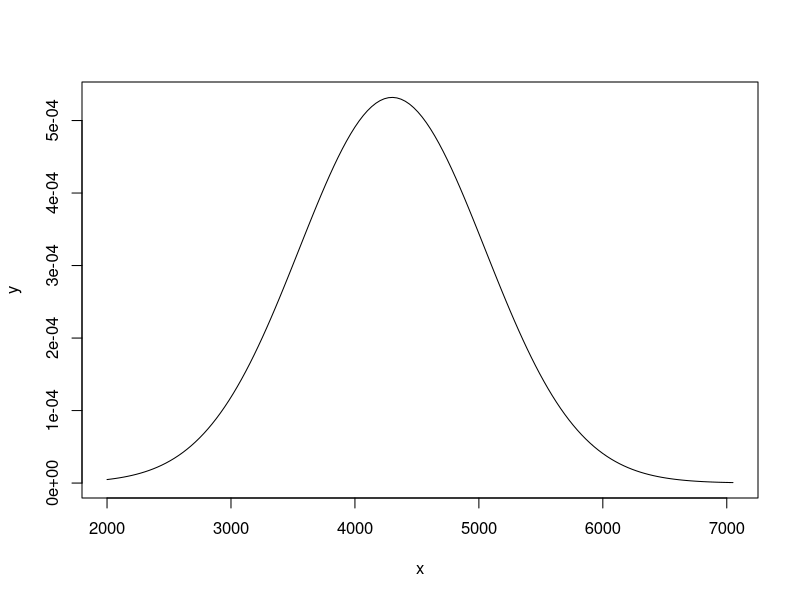
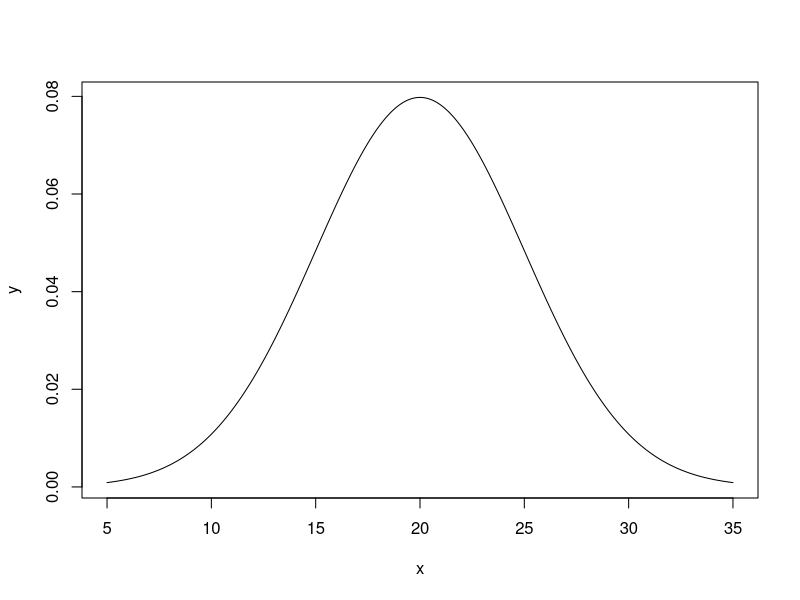

Generate these figures, in order, with R:
#Ex.7
#Normal Distribution
mean = 527
sd = 112
1 - pnorm(400 , mean , sd)
1 - pnorm(-0.24 , 0 , 1)

qnorm(0.95 , mean , sd)
qnorm(0.95 , 0 , 1)

z = 1.644854
x = z*sd + mean
x





#Problem 2
mean = 4300
sd=750

#(i) P(2500< X < 4200) = P(X<4200) - P(X<2500)
Prob_Btn_2500_4200 = pnorm(4200,mean,sd) - pnorm(2500,mean,sd)
Prob_Btn_2500_4200

#(ii) P(X>=3500) = 1 - P(X<3500)
#N.D.
Prob_atleast_3500 = 1 - pnorm(3500,mean,sd)
Prob_atleast_3500

#(iii) x-value for 38%
#N.D.
x_value = qnorm(0.38,mean,sd)
x_value

#(iv) P(X <= 3500) = P(X < 3500)
#N.D.
P_atmost_3500 = pnorm(3500,mean,sd)
P_atmost_3500

#(v) Graph 2000 to 7050
x = seq(2000,7050,length=150)
y = dnorm(x,mean,sd)
data.frame(x,y)
plot(x,y,type="l")


# A company finds that the time taken by one of its engineers to complete or repair job has a normal distribution with mean 20 minutes and SD 5 minutes. State what proportions of jobs take:
#(i) Less than 15 minutes
#(ii) More than 25 minutes
#(iii) Between 15 and 25 minutes
#(iv) Plot the Distribution 
#(v) Table the Distriubtion

mean = 20
sd = 5

#(i) P(X<15)
less_than_15 = pnorm(15,mean,sd)
less_than_15

#(ii) P(X>=25) = 1 - P(X<25)
more_than_25 = 1 - pnorm(25,mean,sd)
more_than_25

#(iii) P(15<X<25) = P(X<15) - P(X<25)
btw_15_25 = pnorm(25,mean,sd) - pnorm(15,mean,sd)
btw_15_25

#(iv) Plot the distribution
x = seq(5,35,0.1)
y = dnorm(x,mean,sd)
plot(x,y,type="l")

#(v) Table the distribution
data.frame(x,y)
